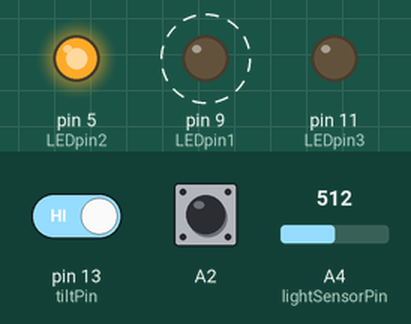
This sketch was run on a simulated Arduino Uno, built with avr-gcc and run on an emulated ATmega328P. On the bench: output pins drawn as LEDs (lit = HIGH). Dashed ring = blinking. The inputs (shaded band) are chosen by the test bench; at power-on: A2 HIGH, A4 (lightSensorPin) = 512, pin 13 (tiltPin) HIGH. What the sketch prints to the serial monitor is not drawn.

Above: at 2.1 s.
2.2 s: A2 pulled LOW for 1.55 s
At 3.2 s:
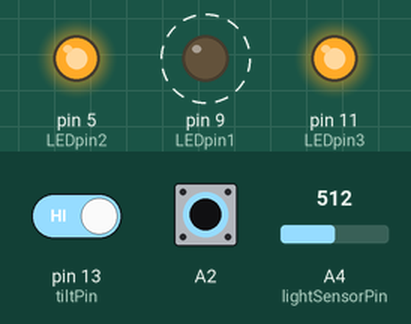
5.7 s: A4 (lightSensorPin) set to 54
9.2 s: A4 (lightSensorPin) set to 45
At 10.3 s:
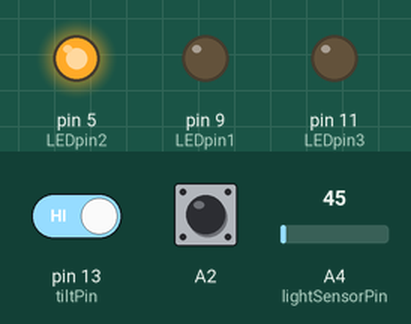
12.9 s: pin 13 (tiltPin) driven LOW
At 14.7 s:
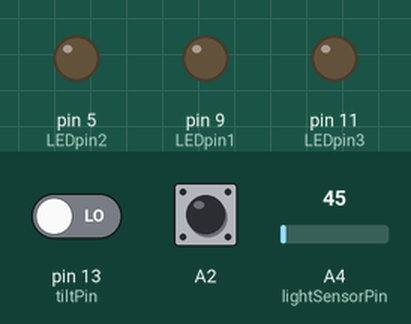
15.9 s: A2 pulled LOW for 1.55 s
At 17.2 s:
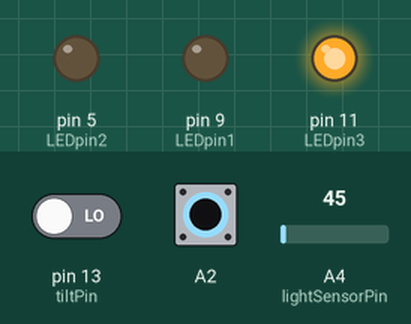
18.9 s: A2 pulled LOW for 3.2 s
At 23.8 s:
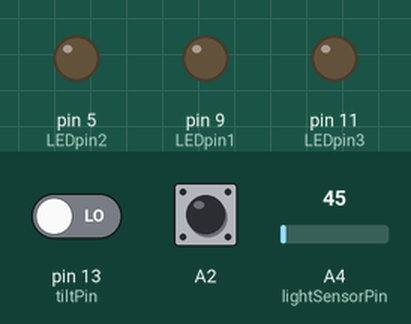
Timing chart, 0 to 24.9 s (numbered marks = the images above; inputs shaded):
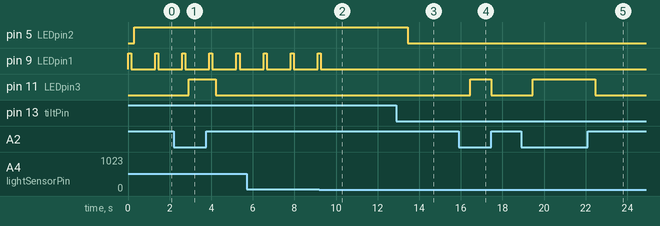

Measured:
- the behaviour switches between 51 and 50 on A4 (lightSensorPin) (found by bisection; images 1 and 2)
- after the input at 2.2 s, pin 11 (LEDpin3): LOW → HIGH after 0.71 s, → LOW 1.3 s later
- after the input at 9.2 s, pin 9 (LEDpin1): goes on until 9.3 s, then stays LOW
- after the input at 12.9 s, pin 5 (LEDpin2): HIGH → LOW after 0.54 s
- after the input at 15.9 s, pin 11 (LEDpin3): LOW → HIGH after 0.55 s, → LOW 1.0 s later
- after the input at 18.9 s, pin 11 (LEDpin3): LOW → HIGH after 0.56 s, → LOW 3.0 s later
- by itself, pin 9 (LEDpin1): alternates HIGH for 0.15 s and LOW for 1.2 s

The sketch:

tidd-cubo3.ino
```cpp
#include <CapacitiveSensor.h>

// light sensor
int lightSensorValue = 0; // light sensor value
int threshold = 50;
int lightSensorPin = A4; // set A4 as pin sensor

// tilt sensor
int tiltState = 0; // tilt sensor state
int tiltPin = 13; // set 13 as pin sensor

// capacitive sensor
CapacitiveSensor   cs_A1_A2 = CapacitiveSensor(A1,A2);  // set A1 send pin and A2 as receive pin

// led
int LEDpin1 = 9; // set pin 11 as led
int LEDpin2 = 5;
int LEDpin3 = 11;

void setup() {

  // initialize serial communication
  Serial.begin(4800);

  // set LED pins as outputs
  pinMode(LEDpin1,OUTPUT);
  pinMode(LEDpin2,OUTPUT);
  pinMode(LEDpin3,OUTPUT);

  // set A3 as vcc for light sensor
 // pinMode(A3,OUTPUT);
 // digitalWrite(A3,HIGH);

  // use interior resistor for pin tilt
  pinMode(tiltPin, INPUT);
  pinMode(13, INPUT_PULLUP);

  // set pin A0 as ground for tilt sensor
  //pinMode(A0,OUTPUT);
  //digitalWrite(A0,LOW);

  // set pin 2 as ground for light sensor
  //pinMode(2,OUTPUT);
  //digitalWrite(2,LOW);

  // set pin 5 as ground for led
 // pinMode(5,OUTPUT);
  // digitalWrite(5,LOW);


}

void loop() {

//----- light sensor -----

  // read the value from the sensor
  lightSensorValue = analogRead(lightSensorPin);
  Serial.print("\t");
  //Serial.print(" Sensor Value: ");
  //Serial.println(lightSensorValue);

  // if the ambient light is bright, blink the led
  if(lightSensorValue>threshold){
    Serial.print("Color");
	digitalWrite(LEDpin1, HIGH);
  	delay(150);
  	digitalWrite(LEDpin1, LOW);
  	delay(150);
  }

  // if the ambient light is dark, fade the led
  else{
    Serial.println("Dark");
    digitalWrite(LEDpin1, LOW);


  }

  //----- tilt sensor -----

  // read the value from the sensor
  tiltState = digitalRead(tiltPin);
  Serial.print("\t");

  // if the tilt is up: tiltState is HIGH and turn the led on
  if (tiltState == LOW) {
    Serial.print("Hold");
    digitalWrite(LEDpin2, LOW);
  }
  else {
    Serial.print("Flip");
    digitalWrite(LEDpin2, HIGH);
  }

  //----- capacitive sensor -----

  // check on performance in milliseconds, tab character and print value
  long start = millis();
  long total1 =  cs_A1_A2.capacitiveSensor(30);
    //Serial.print(millis() - start);
    Serial.print("\t");
    //Serial.println(total1);

  // if touched
  if(total1>300 && total1<5000){
    Serial.print("Vibrate");
        // turn led on
	digitalWrite(LEDpin3, HIGH);
  }
  else{
    Serial.print("Still");
        // turn led off
       digitalWrite(LEDpin3, LOW);
  }


  // delay between readings:
  delay(1000);
}
```
